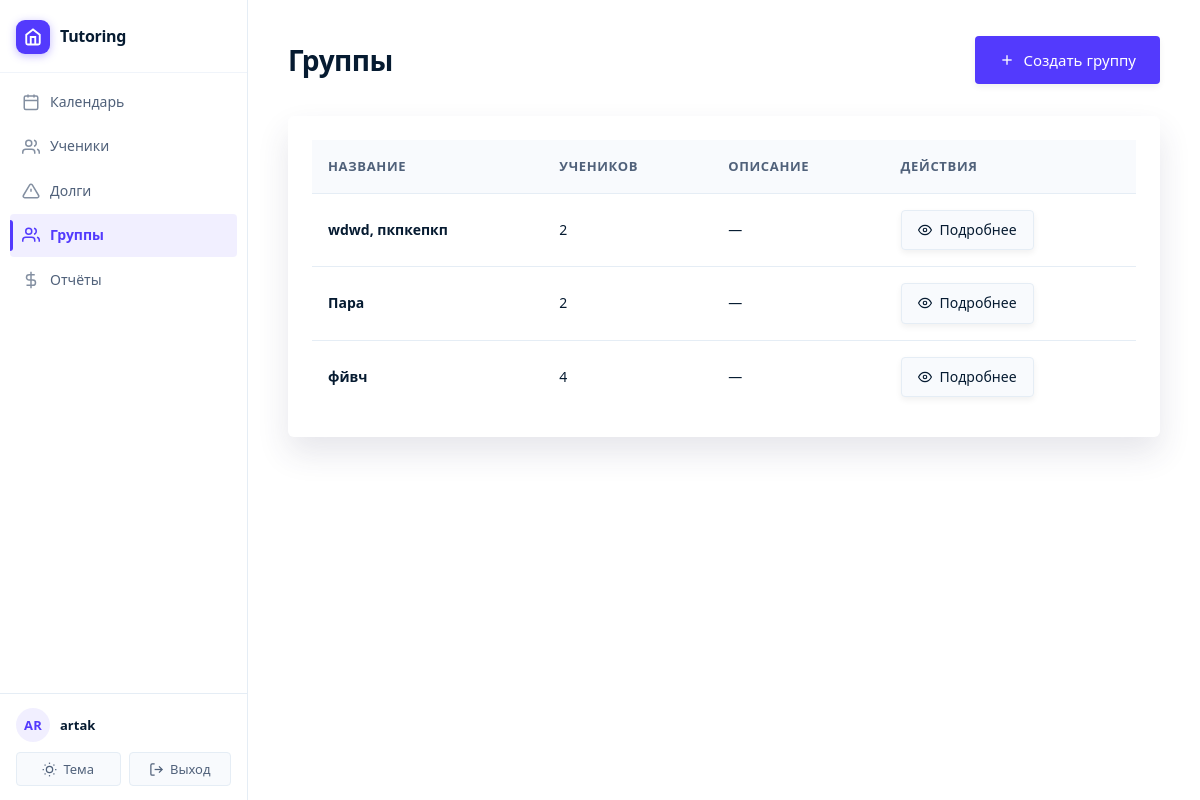
Screenshot of /groups/ (signed in) with the database file from the repository.
### main/models.py (models this page shows, shortened)
class StudentGroup(models.Model):
    tutor = models.ForeignKey(Tutor, on_delete=models.CASCADE, related_name='groups', verbose_name='Репетитор')
    name = models.CharField(max_length=200, verbose_name='Название группы')
    description = models.TextField(blank=True, verbose_name='Описание')
    created_at = models.DateTimeField(auto_now_add=True, verbose_name='Дата создания')
    updated_at = models.DateTimeField(auto_now=True, verbose_name='Дата обновления')
    is_active = models.BooleanField(default=True, verbose_name='Активна')
    class Meta:
        verbose_name = 'Группа учеников'
        verbose_name_plural = 'Группы учеников'
        ordering = ['name']
    def get_students_count(self):
        return self.students.filter(is_active=True).count()

### main/views.py (the view)
# urls.py: path('groups/', views.group_list, name='group_list'),
@login_required
def group_list(request):
    tutor = get_tutor(request)
    if not tutor:
        messages.error(request, 'Профиль репетитора не найден.')
        return redirect('calendar')
    groups = StudentGroup.objects.filter(tutor=tutor, is_active=True)
    return render(request, 'main/group_list.html', {'groups': groups})

### main/views.py (called while the page is built)
def get_tutor(request):
    if request.user.is_authenticated:
        try:
            return request.user.tutor
        except Tutor.DoesNotExist:
            return None
    return None

### main/templates/main/group_list.html (shortened to what this page needs)
{% extends 'main/base.html' %}
{% block content %}
<div class="page-header">
    <h1>Группы</h1>
    <div class="page-actions">
        <a href="{% url 'group_create' %}" class="btn">
            <svg width="16" height="16" viewBox="0 0 24 24" fill="none" stroke="currentColor" stroke-width="2">
                <line x1="12" y1="5" x2="12" y2="19"/>
                <line x1="5" y1="12" x2="19" y2="12"/>
            </svg>
            Создать группу
        </a>
    </div>
</div>
{% if groups %}
<div class="card">
    <div class="table-responsive">
        <table>
            <thead>
                <tr>
                    <th>Название</th>
                    <th class="mobile-hide">Учеников</th>
                    <th class="mobile-hide">Описание</th>
                    <th class="mobile-hide">Действия</th>
                </tr>
            </thead>
            <tbody>
                {% for group in groups %}
                <tr>
                    <td>
                        <a href="{% url 'group_detail' group.pk %}" style="font-weight: 600; color: var(--text); text-decoration: none;">
                            {{ group.name }}
                        </a>
                    </td>
                    <td class="mobile-hide">{{ group.get_students_count }}</td>
                    <td class="mobile-hide">{{ group.description|truncatewords:10|default:"—" }}</td>
                    <td class="mobile-hide">
                        <a href="{% url 'group_detail' group.pk %}" class="btn btn-sm btn-secondary">
                            <svg width="14" height="14" viewBox="0 0 24 24" fill="none" stroke="currentColor" stroke-width="2">
                                <path d="M1 12s4-8 11-8 11 8 11 8-4 8-11 8-11-8-11-8z"/>
                                <circle cx="12" cy="12" r="3"/>
                            </svg>
                            Подробнее
                        </a>
                    </td>
                </tr>
                {% endfor %}
            </tbody>
        </table>
    </div>
</div>
{% endif %}
{% endblock %}

### main/templates/main/base.html (shortened to what this page needs)
{% load static %}
<!DOCTYPE html>
<html lang="ru">
<head>
    <link rel="stylesheet" href="{% static 'css/main.css' %}">
</head>
<body>
    <div class="app-layout">
        <aside class="sidebar" id="sidebar">
            <div class="sidebar-header">
                <a href="{% url 'calendar' %}" class="sidebar-logo">
                    <div class="sidebar-logo-mark">
                        <svg viewBox="0 0 24 24" fill="none" stroke="currentColor" stroke-width="2.5">
                            <path d="M3 9l9-7 9 7v11a2 2 0 0 1-2 2H5a2 2 0 0 1-2-2z"/>
                            <polyline points="9 22 9 12 15 12 15 22"/>
                        </svg>
                    </div>
                    <span class="sidebar-logo-text">Tutoring</span>
                </a>
            </div>
            <div class="sidebar-main">
                {% if user.is_authenticated %}
                    <nav class="sidebar-nav">
                        <a href="{% url 'calendar' %}" {% if request.resolver_match.url_name == 'calendar' %}class="active"{% endif %}>
                            <svg viewBox="0 0 24 24" fill="none" stroke="currentColor" stroke-width="2">
                                <rect x="3" y="4" width="18" height="18" rx="2" ry="2"/>
                                <line x1="16" y1="2" x2="16" y2="6"/>
                                <line x1="8" y1="2" x2="8" y2="6"/>
                                <line x1="3" y1="10" x2="21" y2="10"/>
                            </svg>
                            <span>Календарь</span>
                        </a>
                        <a href="{% url 'student_list' %}" >
                            <svg viewBox="0 0 24 24" fill="none" stroke="currentColor" stroke-width="2">
                                <path d="M17 21v-2a4 4 0 0 0-4-4H5a4 4 0 0 0-4 4v2"/>
                                <circle cx="9" cy="7" r="4"/>
                                <path d="M23 21v-2a4 4 0 0 0-3-3.87M16 3.13a4 4 0 0 1 0 7.75"/>
                            </svg>
                            <span>Ученики</span>
                        </a>
                        <a href="{% url 'students_debt_list' %}" {% if request.resolver_match.url_name == 'students_debt_list' %}class="active"{% endif %}>
                            <svg viewBox="0 0 24 24" fill="none" stroke="currentColor" stroke-width="2">
                                <path d="M10.29 3.86L1.82 18a2 2 0 0 0 1.71 3h16.94a2 2 0 0 0 1.71-3L13.71 3.86a2 2 0 0 0-3.42 0z"/>
                                <line x1="12" y1="9" x2="12" y2="13"/>
                                <line x1="12" y1="17" x2="12.01" y2="17"/>
                            </svg>
                            <span>Долги</span>
                        </a>
                        <a href="{% url 'group_list' %}" {% if 'group' in request.resolver_match.url_name %}class="active"{% endif %}>
                            <svg viewBox="0 0 24 24" fill="none" stroke="currentColor" stroke-width="2">
                                <path d="M17 21v-2a4 4 0 0 0-4-4H5a4 4 0 0 0-4 4v2"/>
                                <circle cx="9" cy="7" r="4"/>
                                <path d="M23 21v-2a4 4 0 0 0-3-3.87"/>
                                <path d="M16 3.13a4 4 0 0 1 0 7.75"/>
                            </svg>
                            <span>Группы</span>
                        </a>
                        <a href="{% url 'profit_report' %}" {% if request.resolver_match.url_name == 'profit_report' %}class="active"{% endif %}>
                            <svg viewBox="0 0 24 24" fill="none" stroke="currentColor" stroke-width="2">
                                <line x1="12" y1="1" x2="12" y2="23"/>
                                <path d="M17 5H9.5a3.5 3.5 0 0 0 0 7h5a3.5 3.5 0 0 1 0 7H6"/>
                            </svg>
                            <span>Отчёты</span>
                        </a>
                    </nav>
                {% endif %}
            </div>
            {% if user.is_authenticated %}
            <div class="sidebar-footer">
                <div class="sidebar-user-row">
                    <div class="sidebar-avatar">{{ user.get_full_name|default:user.username|slice:":2"|upper }}</div>
                    <div class="sidebar-user-info">
                        <div class="sidebar-user-name">{{ user.get_full_name|default:user.username }}</div>
                    </div>
                </div>
                <div class="sidebar-footer-actions">
                    <button class="theme-toggle" id="theme-toggle" aria-label="Переключить тему">
                        Тема
                    </button>
                    <form method="post" action="{% url 'logout' %}" style="flex: 1; display: flex;">
                        <button type="submit" class="sidebar-logout-btn">
                            <svg viewBox="0 0 24 24" fill="none" stroke="currentColor" stroke-width="2">
                                <path d="M9 21H5a2 2 0 0 1-2-2V5a2 2 0 0 1 2-2h4"/>
                                <polyline points="16 17 21 12 16 7"/>
                                <line x1="21" y1="12" x2="9" y2="12"/>
                            </svg>
                            Выход
                        </button>
                    </form>
                </div>
            </div>
            {% endif %}
        </aside>
        <main class="main-shell">
            <div class="main-inner">
                {% block content %}{% endblock %}
            </div>
        </main>
    </div>
</body>
</html>

### main/static/css/main.css (style rules this page uses)
:root { --primary: #533afd; --primary-light: rgba(83, 58, 253, 0.08); --primary-dark: #4429e8; --secondary: #50617a; --success: #30B27E; --warning: #E9A504; --danger: #DF1B41; --info: #0EA5E9; --bg-primary: #ffffff; --bg-secondary: #f8fafd; --bg-tertiary: #e5edf5; --border: #e5edf5; --border-light: #f0f4fa; --text-primary: #061b31; --text-secondary: #50617a; --text-tertiary: #64748d; --text: var(--text-primary); --text-muted: var(--text-tertiary); --surface: var(--bg-primary); --bg: var(--bg-secondary); --shadow-sm: rgba(23, 23, 23, 0.06) 0px 3px 6px 0px; --shadow: rgba(50, 50, 93, 0.12) 0px 16px 32px 0px; --shadow-md: rgba(23, 23, 23, 0.08) 0px 15px 35px 0px; --shadow-lg: rgba(0, 0, 0, 0.2) 0px 0px 32px 8px; }
* { margin: 0; padding: 0; box-sizing: border-box; }
body { font-family: ui-sans-serif, system-ui, -apple-system, BlinkMacSystemFont, 'Segoe UI', Roboto, sans-serif; background-color: var(--bg-secondary); color: var(--text-primary); line-height: 1.6; font-weight: 400; -webkit-font-smoothing: antialiased; -moz-osx-font-smoothing: grayscale; }
.sidebar { min-height: 100vh; background: var(--bg-primary); border-right: 1px solid var(--border); position: sticky; top: 0; z-index: 1000; }
.sidebar-header { padding: 2rem 1.5rem; border-bottom: 1px solid var(--border-light); }
.page-header { margin-bottom: 2rem; display: flex; justify-content: space-between; align-items: center; flex-wrap: wrap; gap: 1.5rem; }
.page-header h1 { font-size: 2rem; font-weight: 700; color: var(--text-primary); margin: 0; display: flex; align-items: center; gap: 0.875rem; letter-spacing: -0.5px; }
.card { border-radius: 6px; box-shadow: var(--shadow); transition: box-shadow 0.2s ease; overflow: hidden; background: var(--bg-primary); }
.btn { border-radius: 4px; padding: 0.625rem 1.25rem; font-weight: 400; font-size: 0.9375rem; transition: all 0.2s ease; border: 1px solid transparent; }
.card { animation: fadeIn 0.3s ease-out; }
a { color: var(--text-primary); text-decoration: none; transition: color 0.2s ease; }

### rows the page displays
StudentGroup: name "wdwd, пкпкепкп", get_students_count "2", description "—"
StudentGroup: name "Пара", get_students_count "2", description "—"
StudentGroup: name "фйвч", get_students_count "4", description "—"

### other values shown
{{ user.get_full_name|default:user.username|slice:":2"|upper }} "AR"
{{ user.get_full_name|default:user.username }} "artak"
